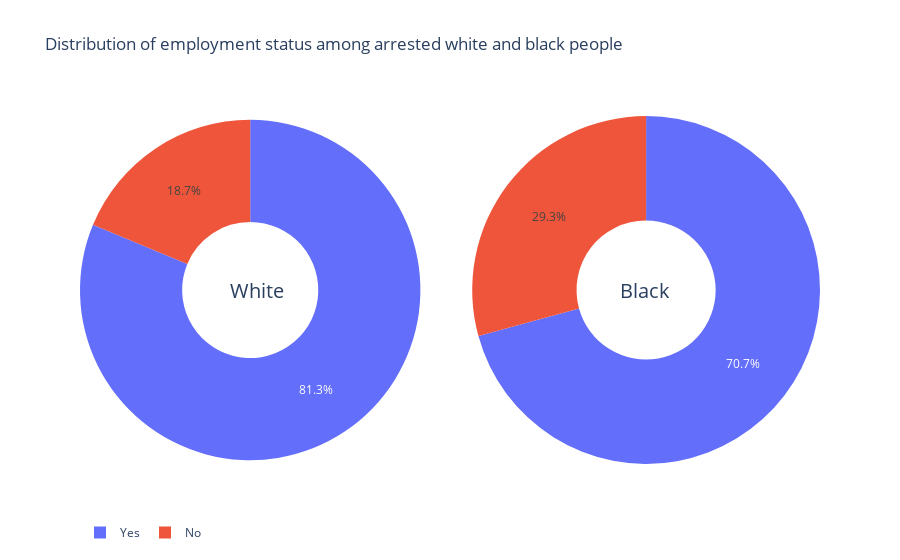

The notebook cell this image was saved under:
### Code cell
white = df[df['colour']=='White']
black = df[df['colour']=='Black']

count_white = white['employed'].value_counts()
count_black = black['employed'].value_counts()

pie_white = go.Pie(labels=count_white.index,
                   values=count_white.values,
                   name='White people', hole=0.4, domain={'x': [0, 0.46]})

pie_black = go.Pie(labels=count_black.index,
                   values=count_black.values,
                   name='Black people', hole=0.4, domain={'x': [0.53, 1]})

layout = dict(title='Distribution of employment status among arrested white and black people',
              legend=dict(orientation='h'),
              annotations=[dict(x=0.2, y=0.5, text='White', showarrow=False, font=dict(size=20)),
                           dict(x=0.8, y=0.5, text='Black', showarrow=False, font=dict(size=20))])

fig = go.Figure(data=[pie_white, pie_black], layout=layout)

fig.show()

### Figure 1 — Plotly figure (JSON) as saved in the notebook; plotly's stock layout.template omitted (floating-point values rounded to 4 significant figures)
{"data": [{"domain": {"x": [0, 0.46]}, "hole": 0.4, "labels": ["Yes", "No"], "name": "White people", "type": "pie", "values": [3200, 738]}, {"domain": {"x": [0.53, 1]}, "hole": 0.4, "labels": ["Yes", "No"], "name": "Black people", "type": "pie", "values": [911, 377]}], "layout": {"annotations": [{"font": {"size": 20}, "showarrow": false, "text": "White", "x": 0.2, "y": 0.5}, {"font": {"size": 20}, "showarrow": false, "text": "Black", "x": 0.8, "y": 0.5}], "legend": {"orientation": "h"}, "title": {"text": "Distribution of employment status among arrested white and black people"}}}
